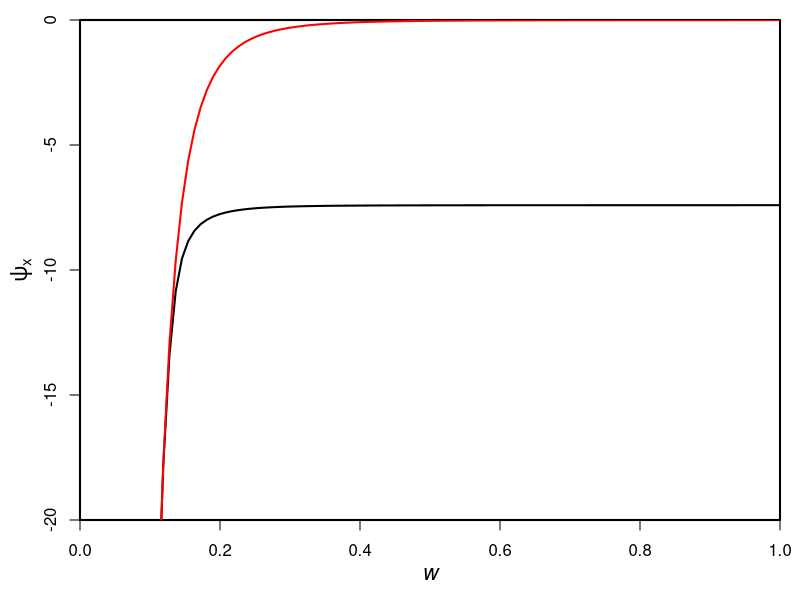

R code for this plot:

# ps
psf <- function(w, pe=-1.58*10^-3, b=4.38)pe*w^(-b)

# pxmin
pxminf <- function(w,
                   a=1.6, nZ=0.5, p=43200, l=1.8e-5, LAI=1, h=l*a*LAI/nZ*p, VPD=0.02,
                   pe=-1.58*10^-3, h2=h/1000, kxmax=5, c=5.71, d=10.05){
  
  # xylem conductance function
  kxf <- function(x)kxmax*exp(-(-x/d)^c)
  
  ps <- psf(w)
  f1 <- function(x)(ps-x)*h2*kxf(x)
  res <- optimize(f1, c(-20000000,pe), tol=.Machine$double.eps, maximum=T)$maximum
  return(res)
}

# Figure
# gswL(w)
windows(8, 6)
par(mgp=c(2.2, 1, 0), xaxs="i", yaxs="i", lwd=2, mar=c(4, 4, 1, 1), mfrow=c(1,1))
pxminf1 <- Vectorize(pxminf)
curve(pxminf1, 0.11, 1, xlim=c(0, 1), ylim=c(-20, 0), cex.lab=1.3,
      xlab=expression(italic(w)),
      ylab=expression(psi[x]))
curve(psf, 0.11, 1, add=T, col="red")